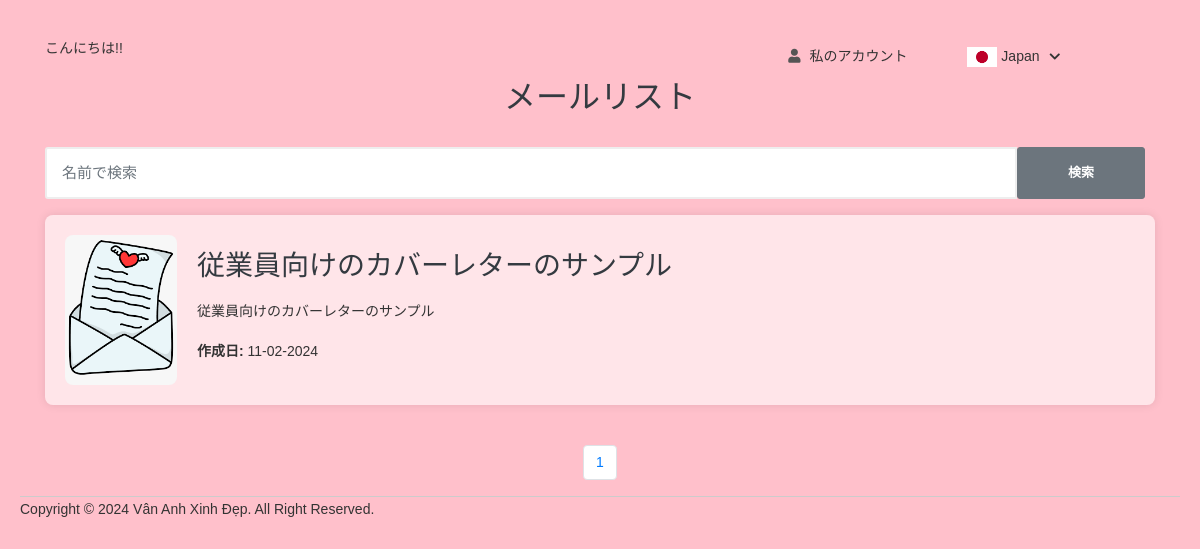
Screenshot of /index.php?lang=japan with the database file from the repository.
### tables this page shows
CREATE TABLE `article` (
  `id` int(11) NOT NULL,
  `title` varchar(255) NOT NULL,
  `description` text NOT NULL,
  `img` varchar(255) NOT NULL,
  `abstract` varchar(255) NOT NULL,
  `created_at` int(11) NOT NULL,
  `update_at` int(11) NOT NULL,
  `created_by` int(11) NOT NULL,
  `update_by` int(11) NOT NULL
);

### lang/japan.php (called while the page is built)
<?php
$lang = array(
    'welcome' => 'こんにちは!!',
    'last_login' => '最後のログイン',
    'question_job' => '仕事の検索はどうですか？',
    'account' => 'アカウント',
    'change_pass' => 'パスワードの変更',
    'logout' => 'ログアウト',
    'my_account' => '私のアカウント',
    'list_email' => 'メールリスト',
    'placeholder_search' => '名前で検索',
    'search' => '検索',
    'created_at' => '作成日',
    'content_login' => 'ログイン',
    'content_password' => 'パスワード',
    'content_question_account' => 'アカウントをお持ちでないですか？',
    'content_this_regist' => 'こちらで登録',
    'placeholder_email' => 'ここにメールを入力...',
    'placeholder_password' => 'パスワードを入力してください',
    'content_noti_0' => '登録が成功しました。アカウントを有効にするためにメールを確認してください。',
    'content_noti_ss' => 'アカウントが正常に有効化されました',
    'content_erro_pd' => 'ユーザー名またはパスワードが正しくありません',
    'fullname' => '氏名',
    'email' => 'Eメール',
    'phone' => '電話番号',
    'address' => '住所',
    'password' => 'パスワード',
    're_password' => 'パスワード再入力',
    'regist' => '登録',
    'empty_email' => 'Eメールを入力してください',
    'invalid_email' => '無効なEメール',
    'empty_name' => '名前を入力してください',
    'empty_phone' => '電話番号を入力してください',
    'empty_location' => '住所を入力してください',
    'empty_password' => 'パスワードを入力してください',
    'empty_confirm_password' => 'パスワードを再入力してください',
    'password_mismatch' => 'パスワードが一致しません',
    'existing_email' => '既に存在するEメール',
    'register_success' => '登録が成功しました',
    'register_failure' => '登録に失敗しました',
    'home' => 'ホーム',
    'info' => '情報',
    'info_person' => '個人情報',
    'info_account' => 'アカウント情報',
    'save_change' => '変更を保存',
    'content' => 'コンテンツ',
    'name_email' => '名前 Eメール',
    'abstract' => '要約',
    'description' => 'Eメールの内容',
    'manage_account' => 'アカウント管理',
    'admin' => '管理者',
    'manage_email' => 'Eメール管理',
    'add_email' => 'Eメールを追加',
    'edit' => '編集',
    'delete' => '削除',
    'form_email' => 'Eメールフォーム',
    'img' => '画像',
    'lang' => '言語',
    'add' => '追加',
    'edit_email' => 'Eメールの編集',
    'save' => '保存',
    'change_pd' => 'パスワードの変更',
    'enter_all_info' => 'すべての情報を入力してください',
    'pd_current_false' => '現在のパスワードが正しくありません',
    'change_pd_true' => 'パスワードが正常に変更されました',
    'current_pd' => '現在のパスワード',
    'new_pd' => '新しいパスワード',
    'manage' => '管理',
    'employee' => '従業員',
    'add_admin' => '管理者を追加',
    'STT' => 'STT',
    'username' =>'ユーザー名',
    'set_pd' => 'パスワードの設定',
    'username_had' => 'ユーザー名が既に存在します',
    'no_post' => '投稿はありません。',
    'STT' => '順番',
);
?>

### lang/get_lang.php (called while the page is built, shortened)
<?php
function getLang($key){
    global $lang;
    return $lang[$key];
}
?>

### index.php (the view, shortened to what this page needs)
<?php
include('config/db_connect.php');
$postsPerPage = 10;
if (isset($_GET['page'])) {
    $currentPage = $_GET['page'];
} else {
    $currentPage = 1;
}
$start = ($currentPage - 1) * $postsPerPage;
$searchTerm = "";
if (isset($_GET['search']) && !empty($_GET['search'])) {
    $searchTerm = $_GET['search'];
    $sql = "SELECT * FROM article WHERE title LIKE '%$searchTerm%' ORDER BY created_at DESC";
    $result = $conn->query($sql);
} else {
    $sql = "SELECT * FROM article ORDER BY created_at DESC LIMIT $start, $postsPerPage";
    $result = $conn->query($sql);
}
$totalPosts = $conn->query("SELECT COUNT(id) as total FROM article")->fetch_assoc()['total'];
$totalPages = ceil($totalPosts / $postsPerPage);
?>
<!DOCTYPE html>
<html lang="en">
<?php require_once("templates/header.php") ?>
<link href="https://cdn.quilljs.com/1.3.6/quill.snow.css" rel="stylesheet">
<main class="page-content">
<div class="container">
        <h2><?= getLang('list_email') ?></h2>
        <form action="index.php" method="GET" class="mb-3">
        <div class="input-group">
            <input type="text" name="search" class="form-control" placeholder="<?= getLang('placeholder_search') ?>" value="<?php echo $searchTerm;?>">
            <button type="submit" class="btn btn-secondary"><?= getLang('search') ?></button>
        </div>
    </form>
        <?php
        $num_rows = $result->num_rows;
        if ($num_rows > 0) {
            while ($row = $result->fetch_assoc()) {
                echo '<div class="post">';
                echo '<a href ="view.php?id='.$row['id'].'"><img src="admin/' . $row['img'] . '" alt="' . $row['title'] . '" class="img-fluid" style="max-width: 150px;"></a>';
                echo '<div class="post-content">';
                echo '<h3 class="post-title mb-3"><a href ="view.php?id='.$row['id'].'">' . $row['title'] . '</a></h3>';
                echo '<p class="post-description mb-3">' . $row['abstract'] . '</p>';
                echo '<p class="mb-2"><strong>'.getLang('created_at').':</strong> ' . date('d-m-Y', $row['created_at']) . '</p>';
                echo '</div>';
                echo '</div>';
            }
        } else {
            echo "<p>".getLang('no_post')."</p>";
        }
        ?>
        <div style="display: flex; flex-direction: column;" class="mb-3">
            <ul class="pagination" style="background-clip: text;">
                <?php
                if ($num_rows > 0)
                {
                    for ($i = 1; $i <= $totalPages; $i++) {
                        echo "<li class='page-item'><a class='page-link' href='index.php?page=$i";
                        if($searchTerm != ""){
                            echo "&search=".$searchTerm;
                        }
                        echo "'>$i</a></li>";
                    }
                }
                ?>
            </ul>
        </div>
    </div>
</main>
<?php require_once("templates/footer.php") ?>
</html>

### css/app.css (style rules this page uses)
body { position: absolute; }

### index.php (style rules this page uses)
body { font-family: 'Arial', sans-serif; background-color: pink; padding: 20px; }
h2 { color: #343a40; text-align: center; margin-bottom: 30px; }
.post { background-color: #ffffff96; padding: 20px; border-radius: 8px; box-shadow: 0 0 10px rgba(0, 0, 0, 0.1); margin-bottom: 20px; position: relative; min-height: 150px; display: flex; align-items: center; }
.post img { max-width: 150px; max-height: 150px; border-radius: 8px; margin-right: 20px; }
.post-content { flex-grow: 1; }
.post-title { color: #343a40; }
.post-description { color: #6c757d; margin-top: 10px; }
.pagination { justify-content: center !important; margin-top: 20px; }
.btn { margin-right: 10px; }

### rows the page displays
article: img (picture), title "従業員向けのカバーレターのサンプル", abstract "従業員向けのカバーレターのサンプル", created_at "11-02-2024"

### other values shown
getLang('my_account') "私のアカウント"
$selected_lang "Japan"
getLang('list_email') "メールリスト"
getLang('search') "検索"
